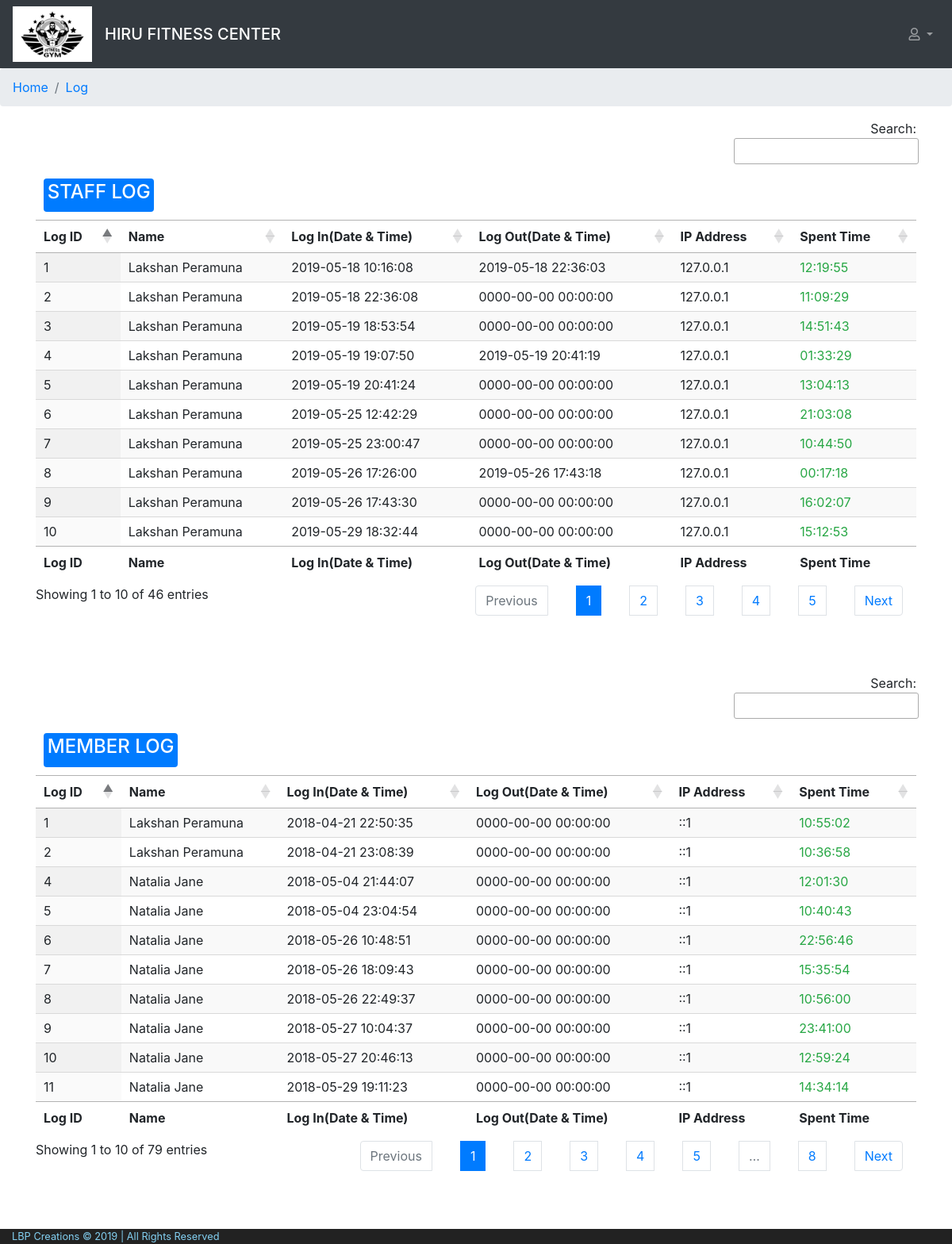
/cms/view/log/index.php, run on the app's committed database.
### tables this page shows
CREATE TABLE `staff_log` (
  `log_id` int(11) NOT NULL,
  `log_in` datetime NOT NULL,
  `log_out` datetime NOT NULL,
  `log_ip` varchar(200) NOT NULL,
  `status` char(1) NOT NULL COMMENT 'I = IN , O = OUT',
  `staff_id` int(11) NOT NULL
);

CREATE TABLE `member_log` (
  `log_id` int(11) NOT NULL,
  `log_in` datetime NOT NULL,
  `log_out` datetime NOT NULL,
  `log_ip` varchar(200) NOT NULL,
  `status` char(1) NOT NULL COMMENT 'I = IN , O = OUT',
  `member_id` int(11) NOT NULL
);

### model/log.php (called while the page is built, shortened)
<?php
class Log{
    public static function displayAllStaffLogs(){
        $con=$GLOBALS['con'];
        $sql="  SELECT  staff_log.log_id,
                        staff_log.log_in,
                        staff_log.log_out,
                        staff_log.log_ip,
                        staff_log.status,
                        CONCAT_WS(' ',staff.first_name,staff.last_name) AS name
                FROM staff_log
                INNER JOIN staff ON staff_log.staff_id = staff.staff_id
                WHERE 1=1
                ORDER BY staff_log.log_id DESC";
        $result=$con->query($sql);
        return $result;
    }
    public static function displayAllMemberLogs(){
        $con=$GLOBALS['con'];
        $sql="  SELECT  member_log.log_id,
                        member_log.log_in,
                        member_log.log_out,
                        member_log.log_ip,
                        member_log.status,
                        CONCAT_WS(' ',member.first_name,member.last_name) AS name
                FROM member_log
                INNER JOIN member ON member_log.member_id = member.member_id
                WHERE 1=1
                ORDER BY member_log.log_id DESC";
        $result=$con->query($sql);
        return $result;
    }
}
?>

### cms/view/log/index.php (the view, shortened to what this page needs)
<?php include '../../layout/header.php'; ?>
<?php include '../../../model/log.php'; ?>
<?php
$allStaffLog = Log::displayAllStaffLogs();
$allMemberLog = Log::displayAllMemberLogs();
?>
<body>
    <?php include '../../layout/navBar.php';?>
    <nav aria-label="breadcrumb">
    <ol class="breadcrumb">
        <li class="breadcrumb-item" aria-current="page"><a href="../dashboard/dashboard.php">Home</a></li>
        <li class="breadcrumb-item active" aria-current="page"><a href="#">Log</a></li>
    </ol>
    </nav>
    <div class="container">
        <table id="" class="display" style="width:100%">
            <thead>
                <tr>
                    <th colspan="6"><span class="badge badge-primary"><h4>STAFF LOG</h4></span></th>
                </tr>
                <tr>
                    <th>Log ID</th>
                    <th>Name</th>
                    <th>Log In(Date & Time)</th>
                    <th>Log Out(Date & Time)</th>
                    <th>IP Address</th>
                    <th>Spent Time</th>
                </tr>
            </thead>
            <tbody>
                <?php
                    while($row = $allStaffLog->fetch_assoc()) {
                        $st1=strtotime($row['log_in']);
                        $st2= strtotime($row['log_out']);
                        $date1=date_create($row['log_in']);
                        $date2=date_create($row['log_out']);
                        $diff=date_diff($date1,$date2);
                        $tdiff=$st2-$st1;
                        if($tdiff>=0){
                            $stime=$diff->format("%H").":".$diff->format("%I").":".$diff->format("%S");
                        }else{
                            $cdate=date("Y-m-d h:i:s");
                            $date3= date_create($cdate);
                            $diff1=date_diff($date1,$date3);
                            $stime=$diff1->format("%H").":".$diff1->format("%I").":".$diff1->format("%S");
                            $text="text-success";
                        }
                ?>
                <tr>
                    <td><?php echo $row['log_id']; ?></td>
                    <td><?php echo ucwords($row['name']); ?></td>
                    <td><?php echo $row['log_in']; ?></td>
                    <td><?php echo $row['log_out']; ?></td>
                    <td><?php echo $row['log_ip']; ?></td>
                    <td class="<?php echo $text; ?>"><?php echo $stime; ?></td>
                </tr>
                    <?php } ?>
            </tbody>
            <tfoot>
                <tr>
                    <th>Log ID</th>
                    <th>Name</th>
                    <th>Log In(Date & Time)</th>
                    <th>Log Out(Date & Time)</th>
                    <th>IP Address</th>
                    <th>Spent Time</th>
                </tr>
            </tfoot>
        </table>
        <table id="" class="display" style="width:100%">
            <thead>
                <tr>
                    <th colspan="6"><span class="badge badge-primary"><h4>MEMBER LOG</h4></span></th>
                </tr>
                <tr>
                    <th>Log ID</th>
                    <th>Name</th>
                    <th>Log In(Date & Time)</th>
                    <th>Log Out(Date & Time)</th>
                    <th>IP Address</th>
                    <th>Spent Time</th>
                </tr>
            </thead>
            <tbody>
                <?php
                    while($row = $allMemberLog->fetch_assoc()) {
                        $st1=strtotime($row['log_in']);
                        $st2= strtotime($row['log_out']);
                        $date1=date_create($row['log_in']);
                        $date2=date_create($row['log_out']);
                        $diff=date_diff($date1,$date2);
                        $tdiff=$st2-$st1;
                        if($tdiff>=0){
                            $stime=$diff->format("%H").":".$diff->format("%I").":".$diff->format("%S");
                        }else{
                            $cdate=date("Y-m-d h:i:s");
                            $date3= date_create($cdate);
                            $diff1=date_diff($date1,$date3);
                            $stime=$diff1->format("%H").":".$diff1->format("%I").":".$diff1->format("%S");
                            $text="text-success";
                        }
                ?>
                <tr>
                    <td><?php echo $row['log_id']; ?></td>
                    <td><?php echo ucwords($row['name']); ?></td>
                    <td><?php echo $row['log_in']; ?></td>
                    <td><?php echo $row['log_out']; ?></td>
                    <td><?php echo $row['log_ip']; ?></td>
                    <td class="<?php echo $text; ?>"><?php echo $stime; ?></td>
                </tr>
                    <?php } ?>
            </tbody>
            <tfoot>
                <tr>
                    <th>Log ID</th>
                    <th>Name</th>
                    <th>Log In(Date & Time)</th>
                    <th>Log Out(Date & Time)</th>
                    <th>IP Address</th>
                    <th>Spent Time</th>
                </tr>
            </tfoot>
        </table>
    </div>
<?php include '../../layout/footer.php';?>

### public/css/layout.css (style rules this page uses)
body { background-color: #ffffff; }
a { text-decoration: none !important; }

### data on the page
staff_log: log_id "10", name "Lakshan Peramuna", log_in "2019-05-29 18:32:44", log_out "0000-00-00 00:00:00", log_ip "127.0.0.1", log_in "15:12:53"
staff_log: log_id "9", name "Lakshan Peramuna", log_in "2019-05-26 17:43:30", log_out "0000-00-00 00:00:00", log_ip "127.0.0.1", log_in "16:02:07"
staff_log: log_id "8", name "Lakshan Peramuna", log_in "2019-05-26 17:26:00", log_out "2019-05-26 17:43:18", log_ip "127.0.0.1", stime "00:17:18"
staff_log: log_id "7", name "Lakshan Peramuna", log_in "2019-05-25 23:00:47", log_out "0000-00-00 00:00:00", log_ip "127.0.0.1", log_in "10:44:50"
staff_log: log_id "6", name "Lakshan Peramuna", log_in "2019-05-25 12:42:29", log_out "0000-00-00 00:00:00", log_ip "127.0.0.1", log_in "21:03:08"
staff_log: log_id "5", name "Lakshan Peramuna", log_in "2019-05-19 20:41:24", log_out "0000-00-00 00:00:00", log_ip "127.0.0.1", log_in "13:04:13"
staff_log: log_id "4", name "Lakshan Peramuna", log_in "2019-05-19 19:07:50", log_out "2019-05-19 20:41:19", log_ip "127.0.0.1", stime "01:33:29"
staff_log: log_id "3", name "Lakshan Peramuna", log_in "2019-05-19 18:53:54", log_out "0000-00-00 00:00:00", log_ip "127.0.0.1", log_in "14:51:43"
staff_log: log_id "2", name "Lakshan Peramuna", log_in "2019-05-18 22:36:08", log_out "0000-00-00 00:00:00", log_ip "127.0.0.1", log_in "11:09:29"
staff_log: log_id "1", name "Lakshan Peramuna", log_in "2019-05-18 10:16:08", log_out "2019-05-18 22:36:03", log_ip "127.0.0.1", stime "12:19:55"
member_log: log_id "11", name "Natalia Jane", log_in "2018-05-29 19:11:23", log_out "0000-00-00 00:00:00", log_ip "::1", log_in "14:34:14"
member_log: log_id "10", name "Natalia Jane", log_in "2018-05-27 20:46:13", log_out "0000-00-00 00:00:00", log_ip "::1", log_in "12:59:24"
member_log: log_id "9", name "Natalia Jane", log_in "2018-05-27 10:04:37", log_out "0000-00-00 00:00:00", log_ip "::1", log_in "23:41:00"
member_log: log_id "8", name "Natalia Jane", log_in "2018-05-26 22:49:37", log_out "0000-00-00 00:00:00", log_ip "::1", log_in "10:56:00"
member_log: log_id "7", name "Natalia Jane", log_in "2018-05-26 18:09:43", log_out "0000-00-00 00:00:00", log_ip "::1", log_in "15:35:54"
member_log: log_id "6", name "Natalia Jane", log_in "2018-05-26 10:48:51", log_out "0000-00-00 00:00:00", log_ip "::1", log_in "22:56:46"
member_log: log_id "5", name "Natalia Jane", log_in "2018-05-04 23:04:54", log_out "0000-00-00 00:00:00", log_ip "::1", log_in "10:40:43"
member_log: log_id "4", name "Natalia Jane", log_in "2018-05-04 21:44:07", log_out "0000-00-00 00:00:00", log_ip "::1", log_in "12:01:30"
member_log: log_id "2", name "Lakshan Peramuna", log_in "2018-04-21 23:08:39", log_out "0000-00-00 00:00:00", log_ip "::1", log_in "10:36:58"
member_log: log_id "1", name "Lakshan Peramuna", log_in "2018-04-21 22:50:35", log_out "0000-00-00 00:00:00", log_ip "::1", log_in "10:55:02"

### other printed values
SYSTEM_BUSINESS_NAME "HIRU FITNESS CENTER"
